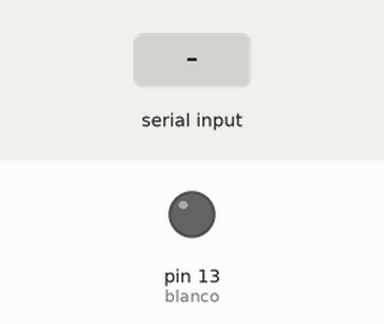
Recording of a sketch running on a simulated Arduino Uno, built with avr-gcc and run on an emulated ATmega328P. Shown: output pins drawn as LEDs (lit = HIGH). Dashed ring = blinking. The inputs (shaded band) are chosen by the test bench. What the sketch prints to the serial monitor is not drawn.

Above: at 1.2 s.
1.3 s: "2" received over Serial
At 2.05 s:
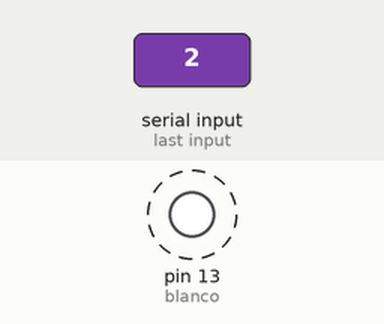
Timing chart, 0 to 4.3 s (numbered marks = the images above; inputs shaded):
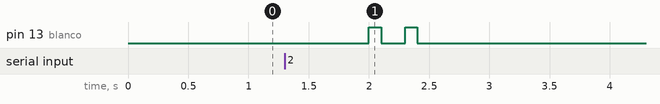

The sketch:

HiWorld.ino
```cpp
const int blanco=13;


void setup()
{
  Serial.begin(9600);
  pinMode(blanco, OUTPUT);
  // put your setup code here, to run once:

}

void loop() {
  if (Serial.available()>0)
  {
    char option = Serial.read();
    if (option>='1' && option<='9'){
      option-='0';
      for (int i=0;i<option;i++){
        digitalWrite(blanco, HIGH);
        delay(100);
        digitalWrite(blanco, LOW);
        delay(200);
      }
    }
  }
  Serial.println("Hola Mundo");
  delay(1000);
  // put your main code here, to run repeatedly:

}
```

Measured:
- after the input at 1.3 s, pin 13 (blanco): alternates HIGH for 0.10 s and LOW for 0.20 s, 4 changes in all, then stays LOW, starting after 0.70 s
